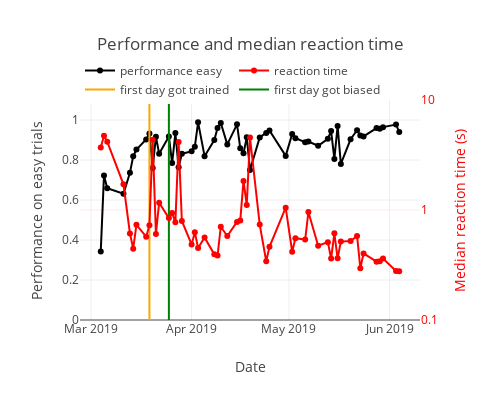

Notebook code for this chart:
### Code cell
yrange = [0, 1.1]
performance_easy = go.Scatter(
    x=[t.strftime('%Y-%m-%d') for t in session_info['session_date'].tolist()],
    y=session_info['performance_easy'].tolist(),
    mode='markers+lines',
    marker=dict(
        size=6,
        color='black'),
    name='performance easy',
    yaxis='y1'
)
rt = go.Scatter(
    x=[t.strftime('%Y-%m-%d') for t in session_info['session_date'].tolist()],
    y=session_info['median_reaction_time'].tolist(),
    mode='markers+lines',
    marker=dict(
        size=6,
        color='red'),
    name='reaction time',
    yaxis='y2'
)

if status['is_trained']:
    first_trained_plot=go.Scatter(
        x=[status['first_trained_date'], status['first_trained_date']],
        y=yrange,
        mode="lines",
        marker=dict(
            color='orange'),
        name='first day got trained'
    )

if status['is_biased']:
    first_biased_plot=go.Scatter(
        x=[status['first_biased_date'], status['first_biased_date']],
        y=yrange,
        mode="lines",
        marker=dict(
            color='green'),
        name='first day got biased'
    )

data = [performance_easy, rt]

if status['is_trained']:
    data.append(first_trained_plot)

if status['is_biased']:
    data.append(first_biased_plot)

layout = go.Layout(
    yaxis=dict(
        title='Performance on easy trials',
        range=yrange
    ),
    yaxis2=dict(
        title='Median reaction time (s)',
        overlaying='y',
        color = 'red',
        side='right',
        type='log',
        range=np.log10([0.1, 10]).tolist(),
        dtick=np.log10([0.1, 1, 10]).tolist()
        
    ),
    xaxis=dict(
        title='Date',
    ), 
    width=500,
    height=400,
    title='Performance and median reaction time',
    legend=dict(
        x=0, 
        y=1.2,
        orientation='h')
)

fig = go.Figure(data=data, layout=layout)
plotly.offline.iplot(fig)

### Figure 1 — Plotly figure (JSON) as saved in the notebook; plotly's stock layout.template omitted (floating-point values rounded to 4 significant figures)
{"data": [{"marker": {"color": "black", "size": 6}, "mode": "markers+lines", "name": "performance easy", "type": "scatter", "uid": "a5dc5fb1-2384-4f2d-8794-fadf5e9f6b17", "x": ["2019-03-04", "2019-03-05", "2019-03-06", "2019-03-11", "2019-03-13", "2019-03-14", "2019-03-15", "2019-03-18", "2019-03-19", "2019-03-20", "2019-03-21", "2019-03-22", "2019-03-25", "2019-03-26", "2019-03-27", "2019-03-28", "2019-03-29", "2019-04-01", "2019-04-02", "2019-04-03", "2019-04-05", "2019-04-08", "2019-04-09", "2019-04-10", "2019-04-12", "2019-04-15", "2019-04-16", "2019-04-17", "2019-04-18", "2019-04-19", "2019-04-22", "2019-04-24", "2019-04-25", "2019-04-30", "2019-05-02", "2019-05-03", "2019-05-06", "2019-05-07", "2019-05-10", "2019-05-13", "2019-05-14", "2019-05-15", "2019-05-16", "2019-05-17", "2019-05-20", "2019-05-22", "2019-05-23", "2019-05-24", "2019-05-28", "2019-05-29", "2019-05-30", "2019-06-03", "2019-06-04"], "y": [0.3429, 0.7229, 0.6584, 0.6309, 0.7359, 0.8184, 0.8523, 0.9028, 0.9323, 0.76, 0.9167, 0.8313, 0.9175, 0.7848, 0.9344, 0.7632, 0.8317, 0.8431, 0.8667, 0.9884, 0.8191, 0.9, 0.9603, 0.9846, 0.878, 0.9783, 0.8592, 0.8333, 0.9138, 0.75, 0.913, 0.9348, 0.9479, 0.8205, 0.9302, 0.9091, 0.8889, 0.8919, 0.8713, 0.9062, 0.9444, 0.8052, 0.9694, 0.7805, 0.9036, 0.9487, 0.9221, 0.9178, 0.9596, 0.956, 0.9643, 0.9769, 0.9405], "yaxis": "y"}, {"marker": {"color": "red", "size": 6}, "mode": "markers+lines", "name": "reaction time", "type": "scatter", "uid": "a9040ea3-8354-4a36-8e47-c060ed95bc4f", "x": ["2019-03-04", "2019-03-05", "2019-03-06", "2019-03-11", "2019-03-13", "2019-03-14", "2019-03-15", "2019-03-18", "2019-03-19", "2019-03-20", "2019-03-21", "2019-03-22", "2019-03-25", "2019-03-26", "2019-03-27", "2019-03-28", "2019-03-29", "2019-04-01", "2019-04-02", "2019-04-03", "2019-04-05", "2019-04-08", "2019-04-09", "2019-04-10", "2019-04-12", "2019-04-15", "2019-04-16", "2019-04-17", "2019-04-18", "2019-04-19", "2019-04-22", "2019-04-24", "2019-04-25", "2019-04-30", "2019-05-02", "2019-05-03", "2019-05-06", "2019-05-07", "2019-05-10", "2019-05-13", "2019-05-14", "2019-05-15", "2019-05-16", "2019-05-17", "2019-05-20", "2019-05-22", "2019-05-23", "2019-05-24", "2019-05-28", "2019-05-29", "2019-05-30", "2019-06-03", "2019-06-04"], "y": [3.692, 4.741, 4.174, 1.712, 0.6128, 0.4447, 0.7339, 0.5719, 0.725, 4.352, 0.6049, 1.166, 0.8447, 0.9394, 0.7723, 4.161, 0.7946, 0.4862, 0.6262, 0.4514, 0.5633, 0.3952, 0.3856, 0.7046, 0.5803, 0.7798, 0.8036, 1.837, 1.11, 4.551, 0.7365, 0.3422, 0.4629, 1.051, 0.4173, 0.554, 0.5392, 0.9587, 0.4727, 0.5104, 0.3623, 0.614, 0.3636, 0.5161, 0.5218, 0.5806, 0.2953, 0.4025, 0.3391, 0.3421, 0.3618, 0.2793, 0.2778], "yaxis": "y2"}, {"marker": {"color": "orange"}, "mode": "lines", "name": "first day got trained", "type": "scatter", "uid": "1898a5af-2769-41bb-8aaf-08e34020784a", "x": ["2019-03-19", "2019-03-19"], "y": [0, 1.1]}, {"marker": {"color": "green"}, "mode": "lines", "name": "first day got biased", "type": "scatter", "uid": "acfbb24f-09b3-4904-a752-755217e8071d", "x": ["2019-03-25", "2019-03-25"], "y": [0, 1.1]}], "layout": {"height": 400, "legend": {"orientation": "h", "x": 0, "y": 1.2}, "title": {"text": "Performance and median reaction time"}, "width": 500, "xaxis": {"title": {"text": "Date"}}, "yaxis": {"range": [0, 1.1], "title": {"text": "Performance on easy trials"}}, "yaxis2": {"color": "red", "dtick": [-1, 0, 1], "overlaying": "y", "range": [-1, 1], "side": "right", "title": {"text": "Median reaction time (s)"}, "type": "log"}}}
